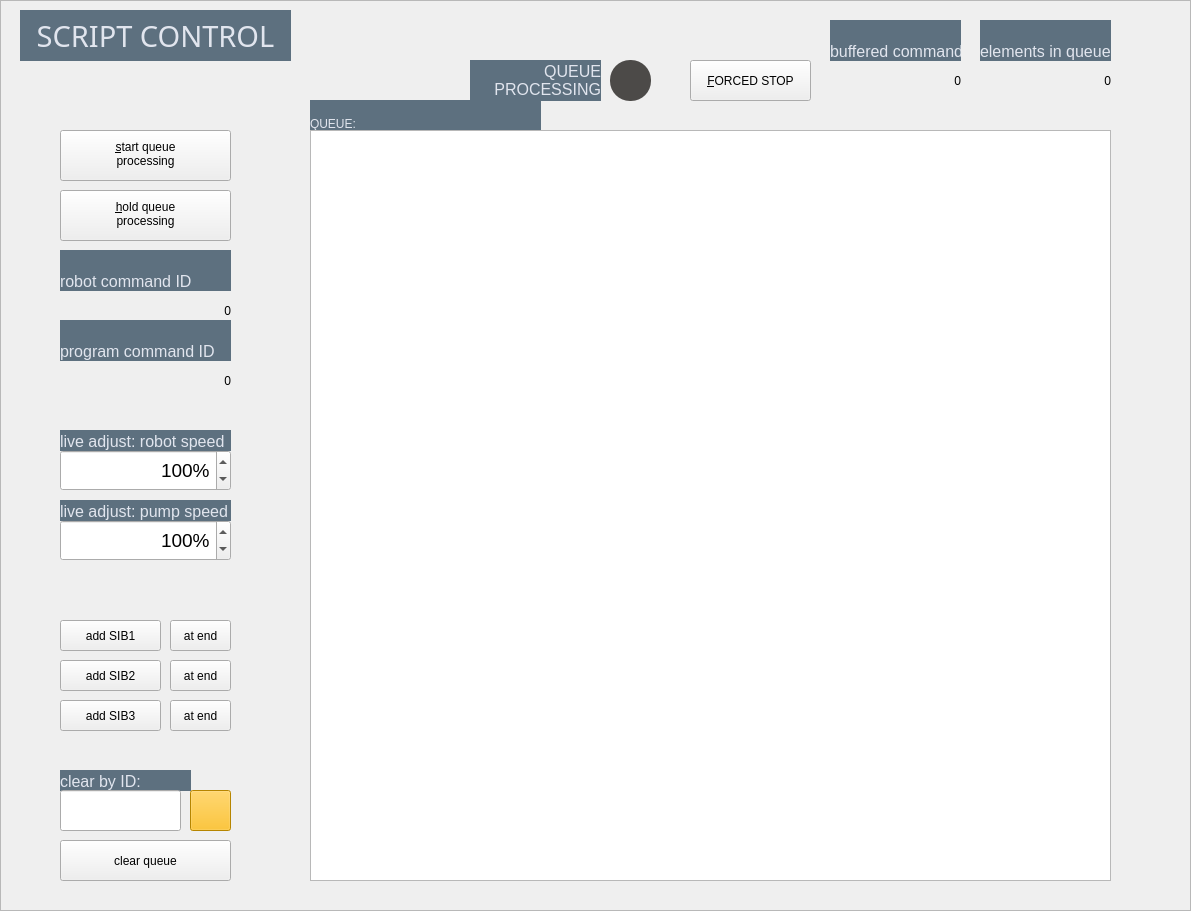
     <widget class="QFrame" name="SCRTL_frame">
      <property name="geometry">
       <rect>
        <x>690</x>
        <y>20</y>
        <width>1191</width>
        <height>911</height>
       </rect>
      </property>
      <property name="styleSheet">
       <string notr="true"/>
      </property>
      <property name="frameShape">
       <enum>QFrame::StyledPanel</enum>
      </property>
      <property name="frameShadow">
       <enum>QFrame::Raised</enum>
      </property>
      <widget class="QLabel" name="SCRTL_0_frameLabel">
       <property name="geometry">
        <rect>
         <x>20</x>
         <y>10</y>
         <width>271</width>
         <height>51</height>
        </rect>
       </property>
       <property name="font">
        <font>
         <family>Bahnschrift</family>
         <pointsize>22</pointsize>
        </font>
       </property>
       <property name="styleSheet">
        <string notr="true">border: 0px;
font-size: 22pt;
padding: 0px;
background-color: #5D707F;
color: #E1E5EE;
</string>
       </property>
       <property name="text">
        <string>SCRIPT CONTROL</string>
       </property>
       <property name="alignment">
        <set>Qt::AlignCenter</set>
       </property>
      </widget>
      <widget class="QPushButton" name="SCTRL_btt_startQProcessing">
       <property name="geometry">
        <rect>
         <x>60</x>
         <y>130</y>
         <width>171</width>
         <height>51</height>
        </rect>
       </property>
       <property name="styleSheet">
        <string notr="true">padding-bottom: 3px</string>
       </property>
       <property name="text">
        <string>&amp;start queue
processing</string>
       </property>
      </widget>
      <widget class="QPushButton" name="SCTRL_btt_holdQProcessing">
       <property name="geometry">
        <rect>
         <x>60</x>
         <y>190</y>
         <width>171</width>
         <height>51</height>
        </rect>
       </property>
       <property name="styleSheet">
        <string notr="true">padding-bottom: 3px</string>
       </property>
       <property name="text">
        <string>&amp;hold queue
processing</string>
       </property>
       <property name="checkable">
        <bool>false</bool>
       </property>
      </widget>
      <widget class="QLabel" name="SCTRL_lbl_robCommID">
       <property name="geometry">
        <rect>
         <x>60</x>
         <y>250</y>
         <width>171</width>
         <height>41</height>
        </rect>
       </property>
       <property name="styleSheet">
        <string notr="true">border: 0px;
font-size: 12pt;
background-color: #5D707F;
color: #E1E5EE;</string>
       </property>
       <property name="text">
        <string>robot command ID</string>
       </property>
       <property name="alignment">
        <set>Qt::AlignBottom|Qt::AlignLeading|Qt::AlignLeft</set>
       </property>
      </widget>
      <widget class="QLabel" name="SCTRL_disp_robCommID">
       <property name="geometry">
        <rect>
         <x>60</x>
         <y>290</y>
         <width>171</width>
         <height>41</height>
        </rect>
       </property>
       <property name="text">
        <string>0</string>
       </property>
       <property name="alignment">
        <set>Qt::AlignRight|Qt::AlignTrailing|Qt::AlignVCenter</set>
       </property>
      </widget>
      <widget class="QLabel" name="SCTRL_lbl_progCommID">
       <property name="geometry">
        <rect>
         <x>60</x>
         <y>320</y>
         <width>171</width>
         <height>41</height>
        </rect>
       </property>
       <property name="styleSheet">
        <string notr="true">border: 0px;
font-size: 12pt;
background-color: #5D707F;
color: #E1E5EE;</string>
       </property>
       <property name="text">
        <string>program command ID</string>
       </property>
       <property name="alignment">
        <set>Qt::AlignBottom|Qt::AlignLeading|Qt::AlignLeft</set>
       </property>
      </widget>
      <widget class="QLabel" name="SCTRL_disp_progCommID">
       <property name="geometry">
        <rect>
         <x>60</x>
         <y>360</y>
         <width>171</width>
         <height>41</height>
        </rect>
       </property>
       <property name="text">
        <string>0</string>
       </property>
       <property name="alignment">
        <set>Qt::AlignRight|Qt::AlignTrailing|Qt::AlignVCenter</set>
       </property>
      </widget>
      <widget class="QPushButton" name="SCTRL_btt_clrQ">
       <property name="geometry">
        <rect>
         <x>60</x>
         <y>840</y>
         <width>171</width>
         <height>41</height>
        </rect>
       </property>
       <property name="text">
        <string>clear queue</string>
       </property>
      </widget>
      <widget class="QLineEdit" name="SCTRL_entry_clrByID">
       <property name="geometry">
        <rect>
         <x>60</x>
         <y>790</y>
         <width>121</width>
         <height>41</height>
        </rect>
       </property>
      </widget>
      <widget class="QLabel" name="SCTRL_lbl_clrByID">
       <property name="geometry">
        <rect>
         <x>60</x>
         <y>770</y>
         <width>131</width>
         <height>21</height>
        </rect>
       </property>
       <property name="styleSheet">
        <string notr="true">border: 0px;
font-size: 12pt;
background-color: #5D707F;
color: #E1E5EE;</string>
       </property>
       <property name="text">
        <string>clear by ID:</string>
       </property>
       <property name="alignment">
        <set>Qt::AlignBottom|Qt::AlignLeading|Qt::AlignLeft</set>
       </property>
      </widget>
      <widget class="QPushButton" name="SCTRL_btt_clrByID">
       <property name="geometry">
        <rect>
         <x>190</x>
         <y>790</y>
         <width>41</width>
         <height>41</height>
        </rect>
       </property>
       <property name="styleSheet">
        <string notr="true">image: url(:/images/delete.png);
background-color: #ffba00;</string>
       </property>
       <property name="text">
        <string/>
       </property>
      </widget>
      <widget class="QPushButton" name="SCTRL_btt_addSIB2_atFront">
       <property name="geometry">
        <rect>
         <x>60</x>
         <y>660</y>
         <width>101</width>
         <height>31</height>
        </rect>
       </property>
       <property name="text">
        <string>add SIB2</string>
       </property>
      </widget>
      <widget class="QPushButton" name="SCTRL_btt_addSIB2_atEnd">
       <property name="geometry">
        <rect>
         <x>170</x>
         <y>660</y>
         <width>61</width>
         <height>31</height>
        </rect>
       </property>
       <property name="text">
        <string>at end</string>
       </property>
      </widget>
      <widget class="QPushButton" name="SCTRL_btt_addSIB1_atEnd">
       <property name="geometry">
        <rect>
         <x>170</x>
         <y>620</y>
         <width>61</width>
         <height>31</height>
        </rect>
       </property>
       <property name="text">
        <string>at end</string>
       </property>
      </widget>
      <widget class="QPushButton" name="SCTRL_btt_addSIB1_atFront">
       <property name="geometry">
        <rect>
         <x>60</x>
         <y>620</y>
         <width>101</width>
         <height>31</height>
        </rect>
       </property>
       <property name="text">
        <string>add SIB1</string>
       </property>
      </widget>
      <widget class="QLabel" name="SCRTL_lbl_queue">
       <property name="geometry">
        <rect>
         <x>310</x>
         <y>100</y>
         <width>231</width>
         <height>31</height>
        </rect>
       </property>
       <property name="styleSheet">
        <string notr="true">border: 0px;
background-color: #5D707F;
color: #E1E5EE;</string>
       </property>
       <property name="text">
        <string>QUEUE:</string>
       </property>
       <property name="alignment">
        <set>Qt::AlignBottom|Qt::AlignLeading|Qt::AlignLeft</set>
       </property>
      </widget>
      <widget class="QPushButton" name="SCTRL_btt_forcedStop">
       <property name="geometry">
        <rect>
         <x>690</x>
         <y>60</y>
         <width>121</width>
         <height>41</height>
        </rect>
       </property>
       <property name="text">
        <string>&amp;FORCED STOP</string>
       </property>
      </widget>
      <widget class="QLabel" name="SCTRL_indi_qProcessing">
       <property name="geometry">
        <rect>
         <x>610</x>
         <y>60</y>
         <width>41</width>
         <height>41</height>
        </rect>
       </property>
       <property name="styleSheet">
        <string notr="true">border-radius: 20px;
background-color: #4c4a48;</string>
       </property>
       <property name="text">
        <string/>
       </property>
      </widget>
      <widget class="QLabel" name="SCTRL_lbl_qProcessing">
       <property name="geometry">
        <rect>
         <x>470</x>
         <y>60</y>
         <width>131</width>
         <height>41</height>
        </rect>
       </property>
       <property name="styleSheet">
        <string notr="true">border: 0px;
font-size: 12pt;
background-color: #5D707F;
color: #E1E5EE;</string>
       </property>
       <property name="text">
        <string>QUEUE
PROCESSING</string>
       </property>
       <property name="alignment">
        <set>Qt::AlignRight|Qt::AlignTrailing|Qt::AlignVCenter</set>
       </property>
      </widget>
      <widget class="QLabel" name="SCTRL_disp_buffComms">
       <property name="geometry">
        <rect>
         <x>830</x>
         <y>60</y>
         <width>131</width>
         <height>41</height>
        </rect>
       </property>
       <property name="text">
        <string>0</string>
       </property>
       <property name="alignment">
        <set>Qt::AlignRight|Qt::AlignTrailing|Qt::AlignVCenter</set>
       </property>
      </widget>
      <widget class="QLabel" name="SCTRL_disp_elemInQ">
       <property name="geometry">
        <rect>
         <x>980</x>
         <y>60</y>
         <width>131</width>
         <height>41</height>
        </rect>
       </property>
       <property name="text">
        <string>0</string>
       </property>
       <property name="alignment">
        <set>Qt::AlignRight|Qt::AlignTrailing|Qt::AlignVCenter</set>
       </property>
      </widget>
      <widget class="QLabel" name="SCTRL_lbl_buffComms">
       <property name="geometry">
        <rect>
         <x>830</x>
         <y>20</y>
         <width>131</width>
         <height>41</height>
        </rect>
       </property>
       <property name="styleSheet">
        <string notr="true">border: 0px;
font-size: 12pt;
background-color: #5D707F;
color: #E1E5EE;
padding-left: 0px;</string>
       </property>
       <property name="text">
        <string>buffered commands</string>
       </property>
       <property name="alignment">
        <set>Qt::AlignBottom|Qt::AlignLeading|Qt::AlignLeft</set>
       </property>
      </widget>
      <widget class="QLabel" name="SCTRL_lbl_elemInQ">
       <property name="geometry">
        <rect>
         <x>980</x>
         <y>20</y>
         <width>131</width>
         <height>41</height>
        </rect>
       </property>
       <property name="styleSheet">
        <string notr="true">border: 0px;
font-size: 12pt;
background-color: #5D707F;
color: #E1E5EE;
padding-left: 0px;</string>
       </property>
       <property name="text">
        <string>elements in queue</string>
       </property>
       <property name="alignment">
        <set>Qt::AlignBottom|Qt::AlignLeading|Qt::AlignLeft</set>
       </property>
      </widget>
      <widget class="QListWidget" name="SCTRL_arr_queue">
       <property name="geometry">
        <rect>
         <x>310</x>
         <y>130</y>
         <width>801</width>
         <height>751</height>
        </rect>
       </property>
      </widget>
      <widget class="QLabel" name="SCTRL_lbl_liveAd_robot">
       <property name="geometry">
        <rect>
         <x>60</x>
         <y>430</y>
         <width>171</width>
         <height>21</height>
        </rect>
       </property>
       <property name="styleSheet">
        <string notr="true">border: 0px;
font-size: 12pt;
background-color: #5D707F;
color: #E1E5EE;</string>
       </property>
       <property name="text">
        <string>live adjust: robot speed</string>
       </property>
       <property name="alignment">
        <set>Qt::AlignBottom|Qt::AlignLeading|Qt::AlignLeft</set>
       </property>
      </widget>
      <widget class="QLabel" name="SCTRL_lbl_liveAd_pump1">
       <property name="geometry">
        <rect>
         <x>60</x>
         <y>500</y>
         <width>171</width>
         <height>21</height>
        </rect>
       </property>
       <property name="styleSheet">
        <string notr="true">border: 0px;
font-size: 12pt;
background-color: #5D707F;
color: #E1E5EE;</string>
       </property>
       <property name="text">
        <string>live adjust: pump speed</string>
       </property>
       <property name="alignment">
        <set>Qt::AlignBottom|Qt::AlignLeading|Qt::AlignLeft</set>
       </property>
      </widget>
      <widget class="QSpinBox" name="SCTRL_num_liveAd_robot">
       <property name="geometry">
        <rect>
         <x>60</x>
         <y>450</y>
         <width>171</width>
         <height>41</height>
        </rect>
       </property>
       <property name="styleSheet">
        <string notr="true">font-size: 14pt;</string>
       </property>
       <property name="alignment">
        <set>Qt::AlignRight|Qt::AlignTrailing|Qt::AlignVCenter</set>
       </property>
       <property name="suffix">
        <string>%</string>
       </property>
       <property name="maximum">
        <number>300</number>
       </property>
       <property name="value">
        <number>100</number>
       </property>
      </widget>
      <widget class="QSpinBox" name="SCTRL_num_liveAd_pump1">
       <property name="geometry">
        <rect>
         <x>60</x>
         <y>520</y>
         <width>171</width>
         <height>41</height>
        </rect>
       </property>
       <property name="styleSheet">
        <string notr="true">font-size: 14pt;
</string>
       </property>
       <property name="alignment">
        <set>Qt::AlignRight|Qt::AlignTrailing|Qt::AlignVCenter</set>
       </property>
       <property name="suffix">
        <string>%</string>
       </property>
       <property name="maximum">
        <number>300</number>
       </property>
       <property name="value">
        <number>100</number>
       </property>
      </widget>
      <widget class="QPushButton" name="SCTRL_btt_addSIB3_atEnd">
       <property name="geometry">
        <rect>
         <x>170</x>
         <y>700</y>
         <width>61</width>
         <height>31</height>
        </rect>
       </property>
       <property name="text">
        <string>at end</string>
       </property>
      </widget>
      <widget class="QPushButton" name="SCTRL_btt_addSIB3_atFront">
       <property name="geometry">
        <rect>
         <x>60</x>
         <y>700</y>
         <width>101</width>
         <height>31</height>
        </rect>
       </property>
       <property name="text">
        <string>add SIB3</string>
       </property>
      </widget>
      <zorder>SCTRL_lbl_elemInQ</zorder>
      <zorder>SCTRL_lbl_buffComms</zorder>
      <zorder>SCRTL_lbl_queue</zorder>
      <zorder>SCTRL_lbl_clrByID</zorder>
      <zorder>SCTRL_lbl_progCommID</zorder>
      <zorder>SCRTL_0_frameLabel</zorder>
      <zorder>SCTRL_btt_startQProcessing</zorder>
      <zorder>SCTRL_btt_holdQProcessing</zorder>
      <zorder>SCTRL_lbl_robCommID</zorder>
      <zorder>SCTRL_disp_robCommID</zorder>
      <zorder>SCTRL_disp_progCommID</zorder>
      <zorder>SCTRL_btt_clrQ</zorder>
      <zorder>SCTRL_entry_clrByID</zorder>
      <zorder>SCTRL_btt_clrByID</zorder>
      <zorder>SCTRL_btt_addSIB2_atFront</zorder>
      <zorder>SCTRL_btt_addSIB2_atEnd</zorder>
      <zorder>SCTRL_btt_addSIB1_atEnd</zorder>
      <zorder>SCTRL_btt_addSIB1_atFront</zorder>
      <zorder>SCTRL_btt_forcedStop</zorder>
      <zorder>SCTRL_indi_qProcessing</zorder>
      <zorder>SCTRL_lbl_qProcessing</zorder>
      <zorder>SCTRL_disp_buffComms</zorder>
      <zorder>SCTRL_disp_elemInQ</zorder>
      <zorder>SCTRL_arr_queue</zorder>
      <zorder>SCTRL_lbl_liveAd_robot</zorder>
      <zorder>SCTRL_lbl_liveAd_pump1</zorder>
      <zorder>SCTRL_num_liveAd_robot</zorder>
      <zorder>SCTRL_num_liveAd_pump1</zorder>
      <zorder>SCTRL_btt_addSIB3_atEnd</zorder>
      <zorder>SCTRL_btt_addSIB3_atFront</zorder>
     </widget>
